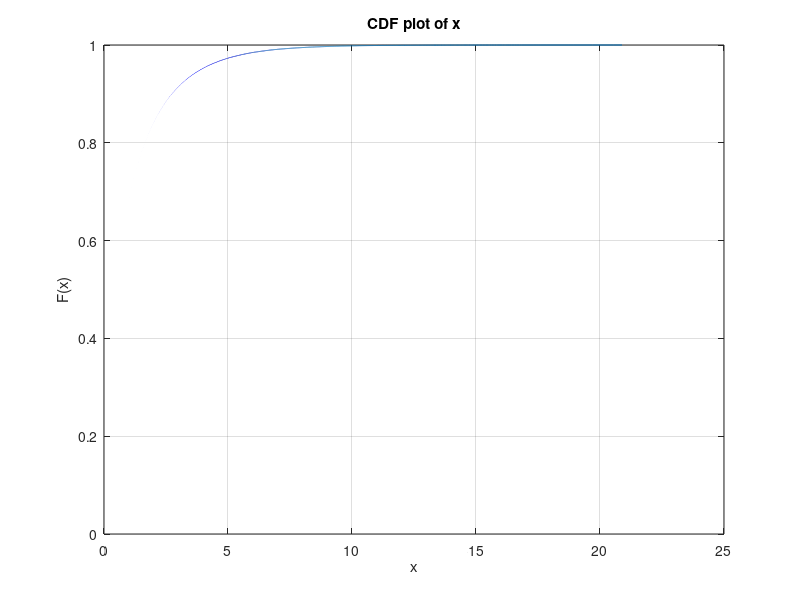

Write MATLAB code to recreate this figure. (Note: this script raises an error after producing the figure.)
%%
% 17.8 will use a small subset of gaussian samples, transform to chi
% square the distances and make new N(0,1) samples.
%
% 13.8 draft. still does not work well
% 10.8 test for non Gaussian data

clc; clear; close all;
rng('default');

%%
mu = 0; sigma = 1; 
omega = 0.5; 
beta = 2*sigma^2/omega^2;

% Generate N points from some distribution (here, this is a gaussian
% mixture)
N = 1000;
mu1 = 1; sigma1 = 0.5; 
mu2 = 3; sigma2 = 0.3;
% v = [mu1 + sigma1*randn(floor(N/2),1); mu2 + sigma2*randn(ceil(N/2),1) ]; 
v = mu1 + sigma1*randn(N,1);
% v = (10 - 5)*rand(N, 1) + 5;

% first N/2 points are nodes close to the point mu1. last N/2 points are
% nodes close to mu2.
% also note that sigma1=sigma2=omega, since I want the Gaussian kernel to
% reflect correctly the closeness of points on the original manifold

d = pdist(v, 'euclidean');
z = d.^2/(2*omega^2); % normalized squared distances. Should be distributed as chi-square, since here, the nodes are Gaussian points in R
figure(1); clf;
h = cdfplot(z); hold on;
k = size(v,2);
plot(z, cdf('Chisquare', z, k), '.');
legend('z estimated CDF', 'Chi squared CDF');
h.LineStyle = ':';
h.Marker = 's';
title('CDF of squared distances on original manifold');

%%
% In the general case, the squared distances on the original manifold are
% not chi-square distributed.
% Transform squared distances to chi-squared distribution using the inverse
% probability integral transform:

cdf_est = h.YData'; %CDF estimated values
ind = cdf_est > 0.01 & cdf_est < 0.99;
cdf_est = cdf_est(ind);
z_icdf = h.XData';
z_icdf = z_icdf(ind);
z_tilde_icdf = icdf('Chisquare', cdf_est, k); %G^{-1} mapping

% Model G^{-1}(F) which maps original squared distances to new squared
% distances
PolyOrder = 5;
A = ModelPolyMatrix(z_icdf, PolyOrder);
options.TolX = 1;
% c_hat = lsqnonneg(A, z_tilde_icdf(:), options); % to assure monotone solution restricting to non negative coefs
c_hat = pinv(A'*A)*(A'*z_tilde_icdf);
c_hat = max(0,c_hat);

figure(2); clf;
plot(z_icdf, A*c_hat, '.');
xlabel('z');
ylabel('tilde z');
grid;

figure;
histogram(z_icdf);

% mle(z_icdf,'pdf',@(x,v,s)chi2pdf(x/s,v)/s,'start',[1,200]),

%% Use this model to obtain square distances on the new manifold:
B = ModelPolyMatrix(z(:), PolyOrder);
z_tilde=B*c_hat;
figure;
histogram(z_tilde); % z_tilde should be chi squared


d_tilde = real(sqrt(z_tilde));
figure;
histogram(d_tilde);

[Y, lam] = cmdscale(d_tilde',15);
v_tilde = Y(:,1);

% v_tilde should be gaussian
figure;
histogram(v_tilde,100);

figure(3); clf;
subplot(211); plot(v, v_tilde, 'x'); xlabel('v'); ylabel('tilde v'); title('mapping from original nodes positions to new nodes positions');
subplot(212); plot(z, d_tilde, 'x', sort(z), sort(z), 'k.-'); 
xlabel('d'); ylabel('tilde d'); title('mapping from the original distances to new distances');

figure();
% histfit(v_tilde,100)
hist3(Y(:,1:2),'CdataMode','auto', 'Nbins', [50 50], 'EdgeColor', 'flat', 'FaceColor', 'interp');
colormap(gca, 'hot')
colorbar()
%% define mapping from w to tilde_w:
w_vec = exp(-z(:)); % kernel
w_tilde_vec = exp(-z_tilde); % kernel
C = ModelPolyMatrix(w_vec(:), PolyOrder);
q = pinv(C'*C)*(C'*w_tilde_vec); % least squares

figure(4); clf;
hold on; plot(w_vec, w_tilde_vec, '.', 'DisplayName', 'tilde w');
plot(w_vec, C*q, 'o', 'DisplayName', 'model');
xlabel('w');
legend();
% unfortunatelly this is not the mapping in the spectrum domain. We need to
% think how to compute that.

%% show numerical eigenvectors of the full set and analytical eigefunctions:
all_ind = 1:N; %use first cluster
z_all = abs((v(all_ind,:)-v(all_ind,:)').^2)/(2*omega^2);
W=exp(-z_all);
M = 5;
[V, La] = eigs(W,M);
figure(5); clf;
% subplot(311); plot(v(all_ind,1),V,'.'); title('numerical on v'); xlabel('v')

sigma_est = std(v_tilde);
b_normalize = true;
[Phi_a, lambda_a] = CalcAnalytical(v_tilde, mu, sigma_est, omega, b_normalize);
subplot(311), plot(v_tilde, Phi_a, '.'); title('analytical on new manifold'); xlabel('v tilde')


W_tilde=exp(-abs((v_tilde-v_tilde').^2)/(2*omega^2));
[tV, tLa] = eigs(W_tilde,M);
tV = FlipSign(Phi_a, tV);
subplot(312); plot(v_tilde, tV, '.'); title('numerical on the new manifold'); xlabel('v tilde')

subplot(313); plot(v_tilde, Phi_a-tV, '.'); title('error on the new manifold'); xlabel('v tilde')

[ v_tilde_sorted, v_tilde_sort_ind ] = sort(v_tilde);
[~, v_tilde_inverse_sort] = sort(v_tilde_sort_ind);
dx_sorted = [0; diff(v_tilde_sorted)];
dx_vec = dx_sorted(v_tilde_inverse_sort);
p_of_x = (1./sqrt(2*pi*sigma_est.^2)) .* exp( -(v_tilde-mu).^2./(2*sigma_est.^2) );
P_of_x = p_of_x .* dx_vec;

inner_product_matrix = Phi_a'*diag(P_of_x)*Phi_a;
figure;
imagesc(inner_product_matrix); colorbar; colormap('hot');

% % normalization issue...
% [rV, rLa] = eig(R); minusSqrtR=rV*diag(1./sqrt(diag(rLa)));
% % orthogonalize:
% nPhi_a = Phi_a*minusSqrtR; % normalized phi analytic
% R2 = nPhi_a'*nPhi_a;
% 
% figure;
% imagesc(R2); colorbar; colormap('hot');


% numeric on the new manifold:


%% make a noisy graph signal
f=V*randn(M,1); % Assume that the signal lies exactly in the lower numerical eigenspace
noisy_f = f+ 0.1*randn(size(f));
% now we will remove the noise by projecting onto the lower eigenspace:
% first use the original eigenvectors:
noisy_f_transform = V'*noisy_f;
f_cleaned = V*noisy_f_transform;

figure(6); clf;
h=plot(v(all_ind,1),f,'*',v(all_ind), noisy_f, 'x', v(all_ind), f_cleaned, 's', 'MarkerSize', 3);
xlabel('node v_i pos'); 
legend('original graph signal', 'measured noisy version', 'cleaned using full numerical eigenspace');
h(1).MarkerSize=7;

% clean using the new eigenvectors
f_cleaned2 = tV*(tV'*noisy_f);
hold on;
% f_cleaned3 = nPhi_a*(nPhi_a'*noisy_f);
f_cleaned3 = Phi_a*(Phi_a'*noisy_f);
plot(v(1:N), f_cleaned3, '.', 'DisplayName', 'cleaned by projecting onto W-tilde analytical and whitened vectors'); legend;

function A = ModelPolyMatrix(pos, PolyOrder)
A = zeros(length(pos), PolyOrder+1);
for n=0:PolyOrder
    A(:,n+1)=pos.^n;
end
end

function [Phi_a, lambda_a] = CalcAnalytical(x,mu,sigma,omega, b_normalize)
if nargin<5 || isempty(b_normalize)
    b_normalize = false;
end

N = length(x);
beta = 2*sigma^2/omega^2;
hermite_arg = (1/4 + beta/2)^(1/4)*(x-mu)/sigma;
M = 5;
Hm = zeros(N,M);
Phi_a = zeros(N,M);
lambda_a = zeros(M,1);
exp_term = exp( -((x-mu).^2/(2*sigma^2)) * ((sqrt(1+2*beta)-1)/2) );
for m=0:M-1
    Hm(:,m+1) = hermiteH(m, hermite_arg);
    normFactor = (1+2*beta)^(1/8)/sqrt(2^m*factorial(m));
    Phi_a(:,m+1) = normFactor * exp_term .* Hm(:,m+1);
    lambda_a(m+1) = sqrt(2/(1+beta+sqrt(1+2*beta))) * (beta/(1+beta+sqrt(1+2*beta)))^m;
end

if b_normalize
    n = length(x);
    Phi_a = (1/sqrt(n))*Phi_a;
end
end
